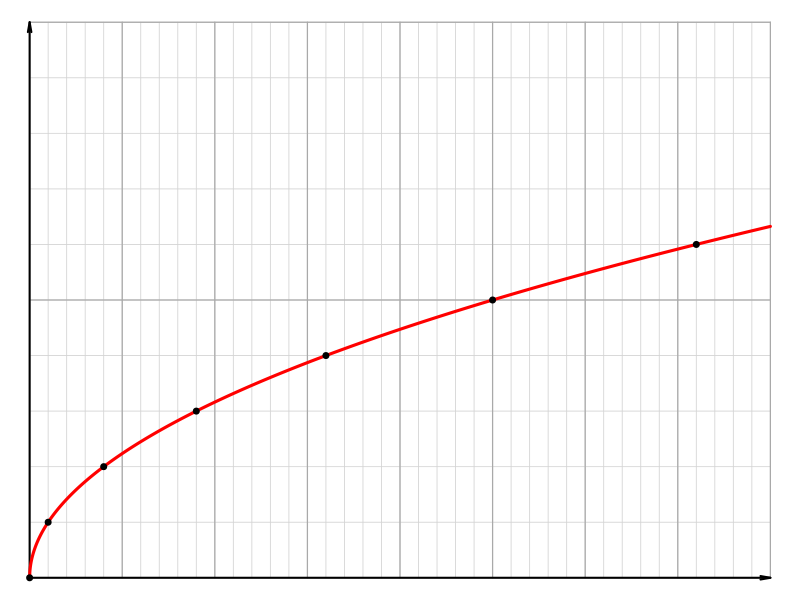

Write the R code that produced this figure.
## ---- chunk 1


## ---- chunk 2
par(mar=c(0,0,0,0))
plot(0,0,"n",xlim=c(0,40),ylim=c(0,10),axes=F,ann=F)
for(i in 0:40){
    lines(c(i,i),c(0,10),lwd=0.8,col="lightgrey")
}
for(i in 0:10){
    lines(c(0,40),c(i,i),lwd=0.8,col="lightgrey")
}
for(i in seq(0,40,5)){
    lines(c(i,i),c(0,10),lwd=1.2,col="darkgrey")
}
for(i in seq(0,10,5)){
    lines(c(0,40),c(i,i),lwd=1.2,col="darkgrey")
}
arrows(0,0,40,0,0.1,10,2,lwd=2)
arrows(0,0,0,10,0.1,10,2,lwd=2)
x = seq(0,40,0.01)
y = sqrt(x)
lines(x,y,lwd=3,col="red")
xp = c(0,1,4,9,16,25,36)
yp = sqrt(xp)
points(xp,yp,pch=20,cex=1.2)
